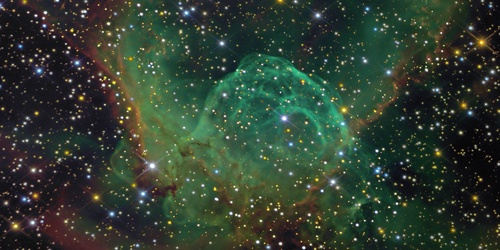
#> input picture data/data_1/t2.jpg, 500 x 250 px, found by its file name
$ jupyter execute --allow-errors 'one-off-operations 1.ipynb'
#> lines starting #> are read from the running program, lines starting #| are printed output that depends on the picture
[cell 1]
import cv2
import numpy as np
import matplotlib.pyplot as plt


from google.colab.patches import cv2_imshow

[cell 2]
image_name = "t2.jpg"

image_original = cv2.imread('drive/MyDrive/Colab Notebooks/data/' + image_name,1)
#> image_original is the input picture: shape (250, 500, 3); mean B, G, R 49.4, 62.5, 48.9

[cell 3]
def clip_image(image: np.ndarray) -> np.ndarray:
    image_clipped = np.clip(image, 0, 255)
    return image_clipped

[cell 4]
def normalize(image: np.ndarray) -> np.ndarray:
    """Normalize the image and return a numpy array"""
    normalized_image = image / 255.0

    return normalized_image

def denormalize(image: np.ndarray) -> np.ndarray:
    """Denormalize the image and return a numpy array"""
    denormalized_image = (image * 255.0).astype(np.uint8)

    return denormalized_image

[cell 5]
def convert_to_grayscale_basic(image: np.ndarray) -> np.ndarray:
    grayscale_image = np.dot(image[..., :3], [0.333, 0.333, 0.333]).astype(np.uint8)
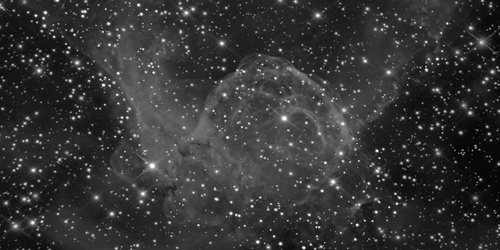
#> grayscale_image: shape (250, 500); min 0, max 254, mean 52.9

    return grayscale_image

grayscale_image = convert_to_grayscale_basic(image_original)
grayscale_image = clip_image(grayscale_image)
cv2_imshow(grayscale_image)

[cell 6]
def convert_to_grayscale_weighted(image: np.ndarray) -> np.ndarray:
    grayscale_image = np.dot(image[..., :3], [0.299, 0.587, 0.114]).astype(np.uint8)

    return grayscale_image

grayscale_image = convert_to_grayscale_weighted(image_original)
grayscale_image = clip_image(grayscale_image)
cv2_imshow(grayscale_image)

[cell 7]
def create_histogram_denormalized(image: np.ndarray):
    histogram = np.histogram(image, bins=np.arange(0, 256), range=(0, 256))[0]
#> histogram = 255 values, max 2310 at index 36, min 2 at index 237, mean 490.2
    intensity_values = np.arange(0, 256)

    # Make sure both arrays have the same shape
    if len(intensity_values) != len(histogram):
        intensity_values = intensity_values[:-1]  # Remove the last element to match the shape

    plt.bar(intensity_values, histogram, color='blue')
    plt.xlabel('Intensity')
    plt.ylabel('Frequency')
    plt.show()
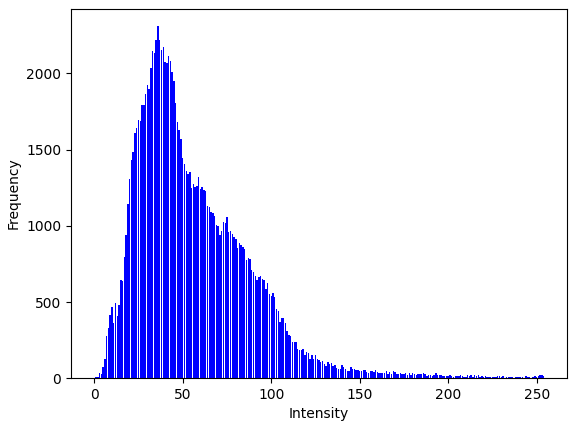
#> figure drawn by matplotlib, 1 panel; tallest bar 2310 high, from x = 35.6 to 36.4

create_histogram_denormalized(grayscale_image)

[cell 8]
create_histogram_denormalized(grayscale_image)

[cell 9]
def create_histogram_normalized(image: np.ndarray):
    histogram, bin_edges = np.histogram(image, bins=np.arange(0, 256), range=(0, 256), density=True)
#> histogram = 255 values, max 0.0185 at index 36, min 1.6e-05 at index 237, mean 0.00392; bin_edges = 256 values from 0 to 255
    intensity_values = (bin_edges[:-1] + bin_edges[1:]) / 2
#> intensity_values = 255 values from 0.5 to 254.5

    plt.bar(intensity_values, histogram, color='blue')
    plt.xlabel('Intensity')
    plt.ylabel('Normalized Frequency')
    plt.show()
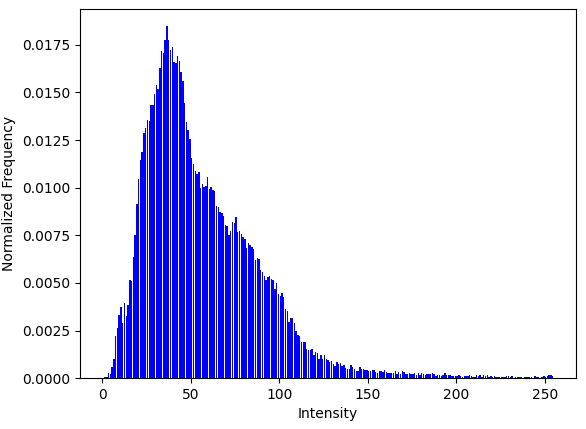
#> figure drawn by matplotlib, 1 panel; tallest bar 0.0185 high, from x = 36.1 to 36.9

[cell 10]
create_histogram_normalized(grayscale_image)

[cell 11]
def convert_to_negative(image: np.ndarray) -> np.ndarray:
    image_negative = 255 - image
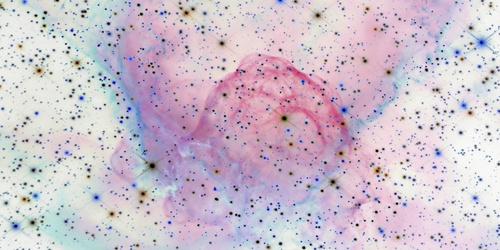
#> image_negative: shape (250, 500, 3); mean B, G, R 205.6, 192.5, 206.1

    return image_negative

image_negative = convert_to_negative(image_original)
image_negative = clip_image(image_negative)
cv2_imshow(image_negative)

[cell 12]
# @title dsgdsg
def convert_to_logarithm(image: np.ndarray) -> np.ndarray:
    e = 1e-9
    C = 1

    epsilon = 1e-10
    image_logarithm = np.array(C * np.log(1 + image + epsilon), dtype=np.uint8)
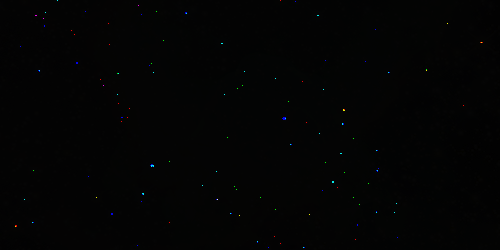
#> image_logarithm: shape (250, 500, 3); mean B, G, R 3.5, 3.6, 3.3
    return image_logarithm

image_logarithm = convert_to_logarithm(image_original)

image_logarithm = clip_image(image_logarithm)

cv2_imshow(image_logarithm)

$ run again, with data/data_1/t1.jpg copied over data/data_1/t2.jpg
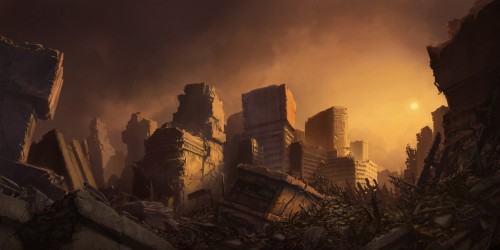
#> input picture data/data_1/t1.jpg, 500 x 250 px, found by its file name
#> image_original is the input picture: shape (250, 500, 3); mean B, G, R 34.8, 52.4, 81
#> in create_histogram_denormalized, `histogram = np.histogram(image, bins=np.arange(0, 256), range=(0, 256)..`: histogram = 255 values, max 2977 at index 35, min 0 at index 0, mean 490.2
#> in create_histogram_denormalized, `plt.show()`:
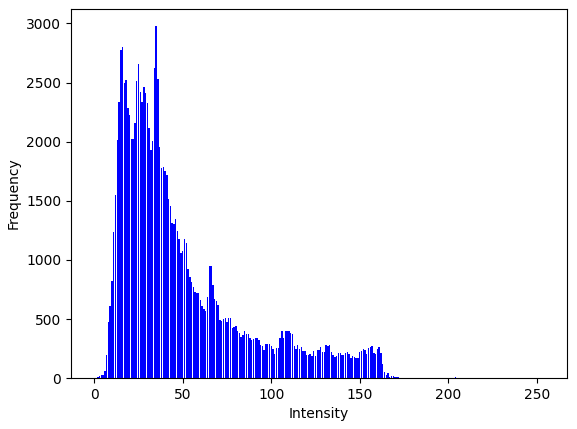
#> figure drawn by matplotlib, 1 panel; tallest bar 2977 high, from x = 34.6 to 35.4
#> in create_histogram_normalized, `histogram, bin_edges = np.histogram(image, bins=np.arange(0, 256), ran..`: histogram = 255 values, max 0.0238 at index 35, min 0 at index 0, mean 0.00392; bin_edges = 256 values from 0 to 255
#> intensity_values = 255 values from 0.5 to 254.5
#> in convert_to_negative, `image_negative = 255 - image`:
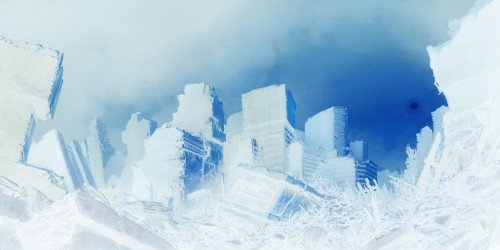
#> image_negative: shape (250, 500, 3); mean B, G, R 220.2, 202.6, 174
